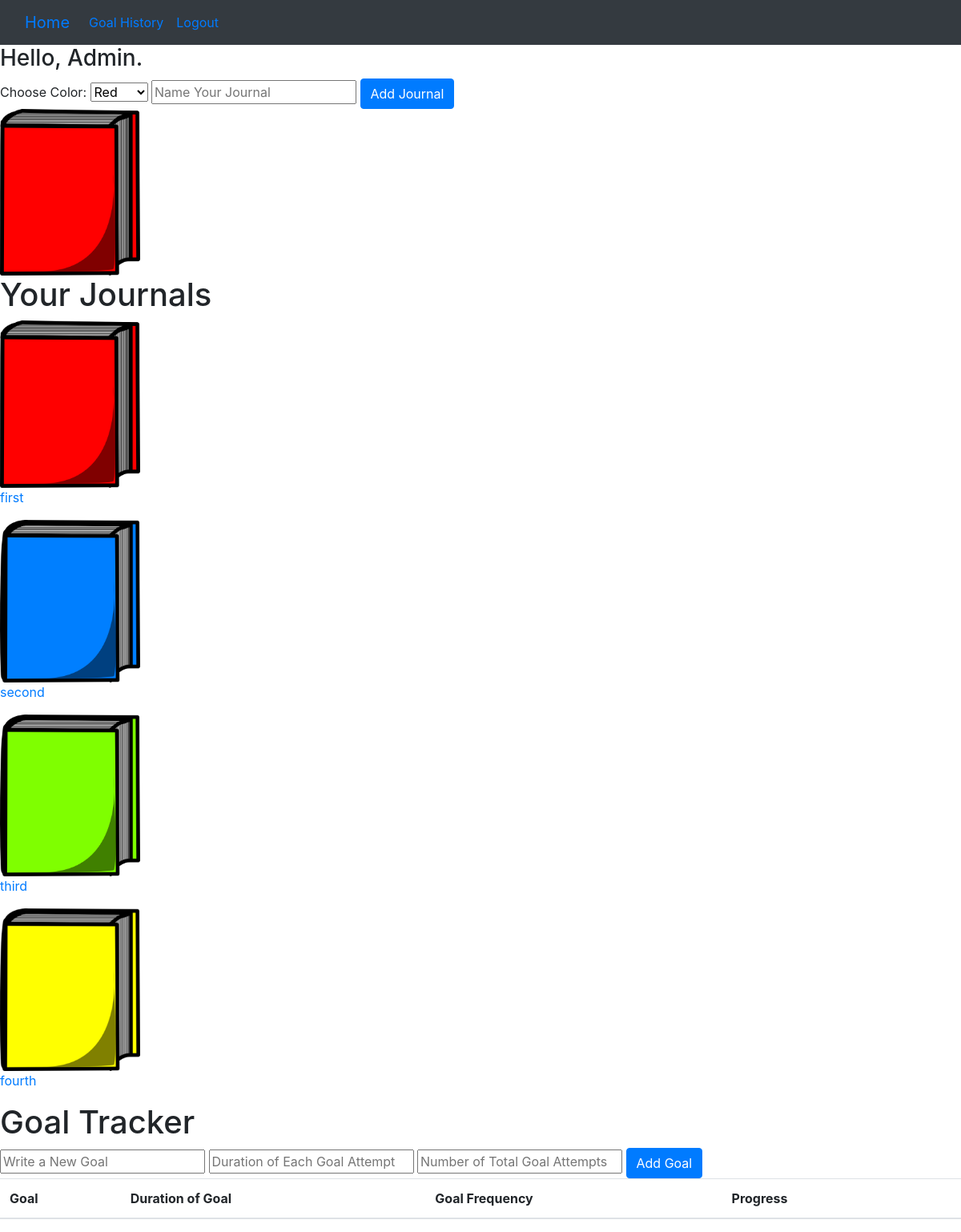
/ (signed in), run on an earlier commit of the app's database.
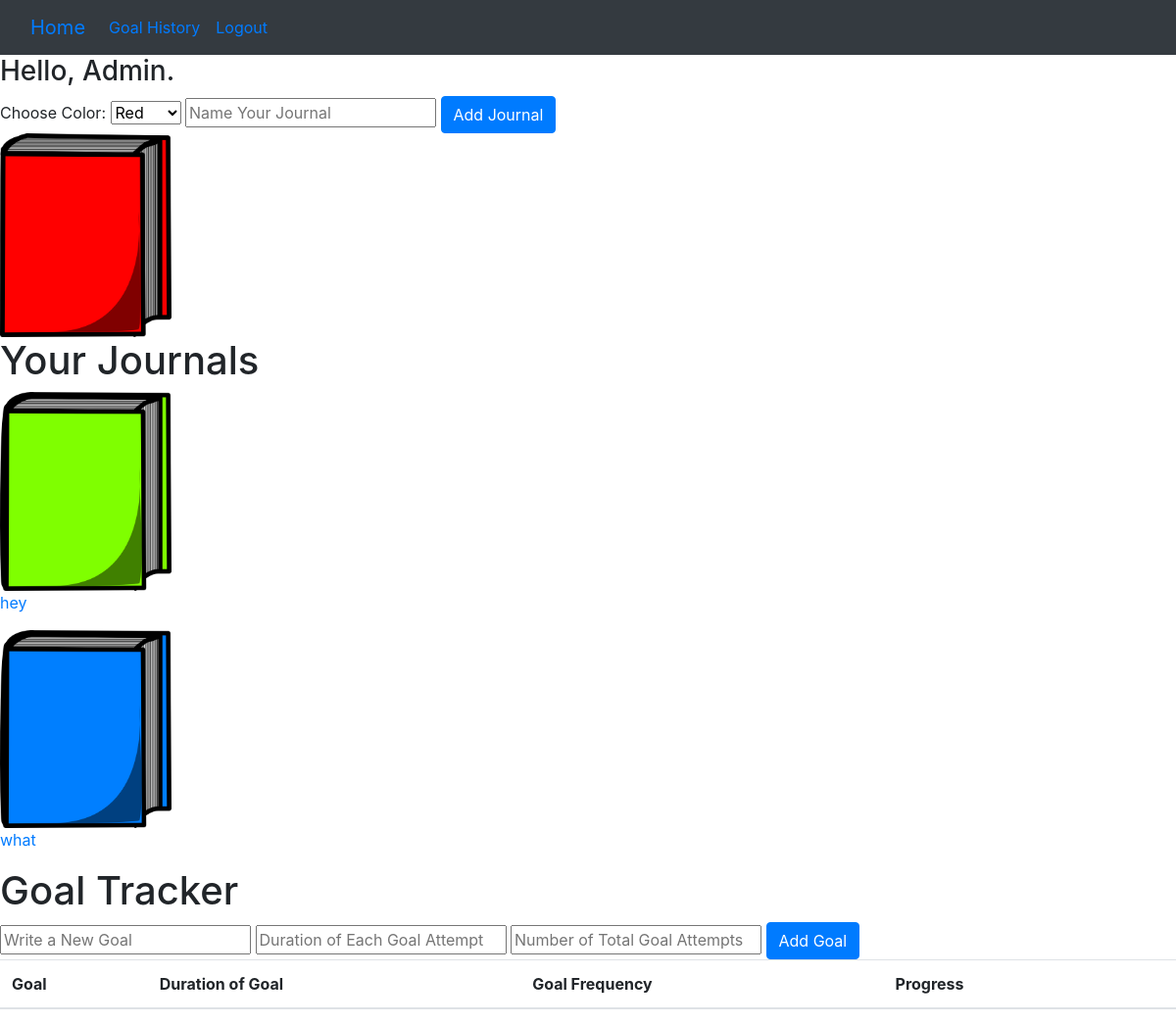
And on a later commit of the database.
### Goalify/models.py (models this page shows, shortened)
class User(AbstractUser):
    pass

class Journal(models.Model):
    journal_style = models.ImageField(null=True, blank=True)
    journal_color = models.CharField(max_length = 15, choices = COLOR_CHOICES, null = False, blank = False, default = "Red")
    journal_name = models.CharField(max_length = 50, null = True, blank = True)
    user = models.ForeignKey(User, on_delete=models.CASCADE, null = True, blank = True)

### Goalify/views.py (the view)
# urls.py: path('', views.index, name='index'),
def index(request):
     goals = Goal.objects.filter(user=request.user).all().order_by('-date')
     journals = Journal.objects.filter(user=request.user).all()
     if request.method == "POST":
          formo = GoalForm(request.POST)
          form = JournalForm(request.POST)
          if form.is_valid():
               new_journal = form.save()
               new_journal.journal_color = request.POST['journal_color']
               new_journal.journal_style = f"{new_journal.journal_color}.png"
               new_journal.journal_name = request.POST['journal_name']
               new_journal.user = request.user
               new_journal.save()
               return HttpResponseRedirect(reverse("index"))
          if formo.is_valid():
               new_goal = formo.save()
               new_goal.user = request.user
               new_goal.name = request.POST['name']
               new_goal.goal_time = request.POST['goal_time']
               new_goal.frequency = request.POST['frequency']
               new_goal.progress_start = 0
               new_goal.progress_total = request.POST['frequency']
               new_goal.date = current_time
               new_goal.save()
               Timer.objects.create(id=new_goal.id, time=new_goal.goal_time)
               return HttpResponseRedirect(reverse("index"))
     else:
          formo = GoalForm
          form = JournalForm
          return render(request, 'goalify/index.html', {
               'form': form,
               'formo': formo,
               'journals': journals,
               'goals': goals
          })

### Goalify/templates/goalify/index.html (shortened to what this page needs)
{% extends "goalify/layout.html" %}
{% block body%}
    <h3>Hello, {{ request.user.username }}.</h3>
    <div class="journal-form">
        <form action="" method="POST" onchange="customize(this)">
            {{ form }}
            <button type="submit" class="btn btn-primary">Add Journal</button>
        </form>
    </div>
    <img id="journal-design" src="/static/Images/Red.png" alt="journal-pic"></img>
    <h1>Your Journals</h1>
    <div>
        {% for journal in journals %}
            <img id="journal-design" src="{{ journal.journal_style.url }}">
            <p><a href= "{% url 'entry' journal_id=journal.id %}">{{ journal.journal_name }}</a></p>
        {% endfor %}
    </div>
    <h1>Goal Tracker</h1>
    <div class="goal-form">
        <form action="" method="POST">
            {{ formo }}
            <button type="submit" class="btn btn-primary">Add Goal</button>
        </form>
    </div>
    <table class="table">
        <thead>
          <tr>
            <th scope="col">Goal</th>
            <th scope="col">Duration of Goal</th>
            <th scope="col">Goal Frequency</th>
            <th scope="col">Progress</th>
            <th></th>
          </tr>
        </thead>
      </table>
{% endblock %}

### Goalify/templates/goalify/layout.html (shortened to what this page needs)
{% load static %}
<!DOCTYPE html>
<html lang="en">
<head>
    <link rel="stylesheet" href="https://stackpath.bootstrapcdn.com/bootstrap/4.4.1/css/bootstrap.min.css">
    <link href="{% static 'Goalify/styles.css' %}" rel="stylesheet">
</head>
<body>
    <nav class="navbar dark bg-dark  navbar-expand-lg bg-body-tertiary">
        <div class="container-fluid">
          {% if user.is_authenticated %}
          <a class="navbar-brand" href="{% url 'index' %}">Home</a>
          {% endif %}
          <div class="collapse navbar-collapse" id="navbarNavDropdown">
            <ul class="navbar-nav">
              {% if user.is_authenticated %}
              <li class="nav-item">
                <a class="nav-link active" aria-current="page" href="{% url 'history' %}">Goal History</a>
              </li>
              <li class="nav-item">
                <a class="nav-link" href="{% url 'logout' %}">Logout</a>
              </li>
              {% endif %}
            </ul>
        </div>
    </div>
</nav>
    <div class="body">
        {% block body %}
        {% endblock %}
    </div>
</body>
</html>

### Goalify/static/Goalify/styles.css (style rules this page uses)
#journal-design { width: 175px; }

What changed in the data, as far as the page shows it:
removed Journal: journal_style (picture), journal_name "first"
removed Journal: journal_style (picture), journal_name "second"
removed Journal: journal_style (picture), journal_name "third"
removed Journal: journal_style (picture), journal_name "fourth"
added Journal: journal_style (picture), journal_name "hey"
added Journal: journal_style (picture), journal_name "what"
